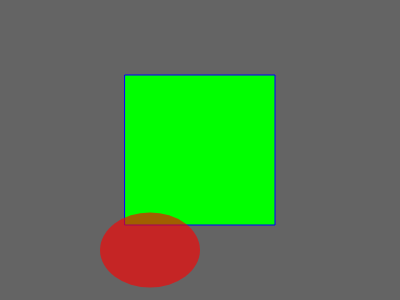
Frame 1 (no input)
Frame 60 (no input): identical to frame 1, image omitted
Frame 120 (the mouse pressed at the canvas centre since frame 60): identical to frame 1, image omitted

The p5.js sketch that drew this single still picture (run headless with seeded random() and noise() and a simulated clock; from frame 60 on, the mouse is pressed at the canvas centre):

// p5.js sketch
// ── sketch.js
function setup() {
  createCanvas(400, 300)
  print('hello')
}

function draw() {
  background(100);

  rectMode(CENTER);

  fill(0, 255, 0);
  stroke(0, 0, 255);
  strokeWeight(1);
  rect(200, 150, 150, 150);

  fill(255, 0, 0, 160);
  noStroke();
  ellipse(150, 250, 100, 75);

}
